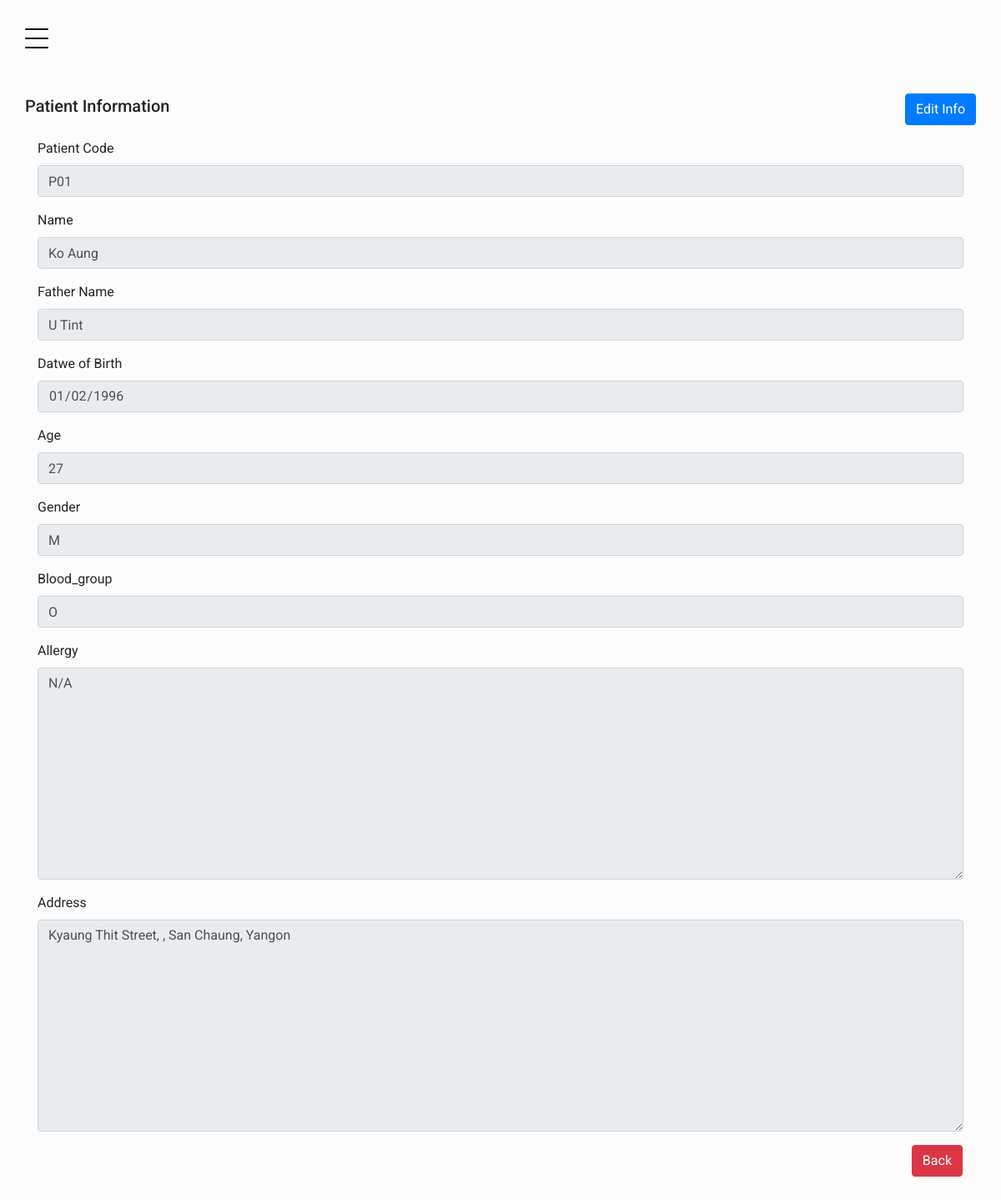
Screenshot of /patient-detail-form.php?id=1 with the database file from the repository.
### tables this page shows
CREATE TABLE `patient` (
  `patientId` int NOT NULL,
  `patientCode` varchar(10) DEFAULT NULL,
  `Name` varchar(255) NOT NULL,
  `dateOfBirth` date NOT NULL,
  `age` int NOT NULL,
  `gender` varchar(1) NOT NULL,
  `bloodGroup` varchar(64) NOT NULL,
  `allergy` varchar(255) NOT NULL,
  `fatherName` varchar(255) NOT NULL,
  `address` varchar(255) NOT NULL,
  `registeredDate` datetime NOT NULL DEFAULT CURRENT_TIMESTAMP
);

### patient-detail-form.php (the view, shortened to what this page needs)
<?php
include("includes/db_connet.php");
include("includes/functions.php");
if (isset($_GET['id'])) {
    $id = $_GET['id'];
    $query = "SELECT * FROM patient WHERE patientId='$id'";
    $res = mysqli_query($conn, $query);
    $result = mysqli_fetch_assoc($res);
} else {
    header('location:/index.php');
}
?>
<!doctype html>
<html lang="en">
<head>
    <link rel="stylesheet" href="fonts/icomoon/style.css">
    <link rel="stylesheet" href="css/owl.carousel.min.css">
    <link rel="stylesheet" href="css/bootstrap.min.css">
    <link rel="stylesheet" href="css/style.css">
</head>
<body>
    <?php include_once("includes/navbar.php"); ?>
    <main>
        <div class="site-section">
            <div class="container">
                <div class="pb-3">
                    <div class="row justify-content-between align-items-center">
                        <h2>Patient Information</h2>
                        <button class="btn btn-primary"><a class="text-decoration-none text-white" href="/patient-detail-form.php?id=<?= $result["patientId"]  ?>&edit">
                                Edit Info
                            </a>
                        </button>
                    </div>
                </div>
                <?php if (isset($_GET["edit"])) { ?>
                    <form action="/patient-detail-form.php?id=<?= $result["patientId"]  ?>&edit" method="post">
                        <div class="mb-3">
                            <label class="form-label">Patient Code</label>
                            <input readonly name="patient_code" type="text" class="form-control" value="<?php echo $result["patientCode"] ?>" placeholder="Patient Code" required>
                        </div>
                        <div class="mb-3">
                            <label class="form-label">Name</label>
                            <input name="name" type="text" class="form-control" value="<?php echo $result["Name"] ?>" placeholder="Name" required>
                        </div>
                        <div class="mb-3">
                            <label class="form-label">Father Name</label>
                            <input name="father_name" type="text" class="form-control" value="<?php echo $result["fatherName"] ?>" placeholder="Father Name" required>
                        </div>
                        <div class="mb-3">
                            <label class="form-label">Datwe of Birth</label>
                            <input name="dob" type="date" class="form-control" value="<?php echo $result["dateOfBirth"] ?>" placeholder="Datwe of Birth" required>
                        </div>
                        <div class="mb-3">
                            <label class="form-label">Age</label>
                            <input name="age" type="number" min="0" class="form-control" value="<?php echo $result["age"] ?>" placeholder="Age" required>
                        </div>
                        <div class="mb-3">
                            <label class="form-label">Gender</label>
                            <input name="gender" type="text" class="form-control" value="<?php echo $result["gender"] ?>" placeholder="Gender" required>
                        </div>
                        <div class="mb-3">
                            <label class="form-label">Blood_group</label>
                            <input name="blood_group" type="text" class="form-control" value="<?php echo $result["bloodGroup"] ?>" placeholder="Blood_group" required>
                        </div>
                        <div class="mb-3">
                            <label class="form-label">Allergy</label>
                            <textarea name="allergy" class="form-control" name="" rows="10" placeholder="Allergy" required><?php echo $result["allergy"] ?></textarea>
                        </div>
                        <div class="mb-3">
                            <label class="form-label">Address</label>
                            <textarea name="address" class="form-control" name="" rows="10" placeholder="Address" required><?php echo $result["address"] ?></textarea>
                        </div>
                        <div class="row align-items-center justify-content-end">
                            <a href="/index.php" class="btn btn-danger mr-3 text-decoration-none text-white">Back</a>
                            <button type="submit" class="btn btn-success" name="btn_submit">Update</button>
                        </div>
                    </form>
                <?php } else { ?>
                    <form action="/patient-detail-form.php?id=<?= $result["patientId"]  ?>&edit" method="post">
                        <div class="mb-3">
                            <label class="form-label">Patient Code</label>
                            <input readonly name="patient_code" type="text" class="form-control" value="<?php echo $result["patientCode"] ?>" placeholder="Patient Code" required>
                        </div>
                        <div class="mb-3">
                            <label class="form-label">Name</label>
                            <input readonly name="name" type="text" class="form-control" value="<?php echo $result["Name"] ?>" placeholder="Name" required>
                        </div>
                        <div class="mb-3">
                            <label class="form-label">Father Name</label>
                            <input readonly name="father_name" type="text" class="form-control" value="<?php echo $result["fatherName"] ?>" placeholder="Father Name" required>
                        </div>
                        <div class="mb-3">
                            <label class="form-label">Datwe of Birth</label>
                            <input readonly name="dob" type="date" class="form-control" value="<?php echo $result["dateOfBirth"] ?>" placeholder="Datwe of Birth" required>
                        </div>
                        <div class="mb-3">
                            <label class="form-label">Age</label>
                            <input readonly name="age" type="number" min="0" class="form-control" value="<?php echo $result["age"] ?>" placeholder="Age" required>
                        </div>
                        <div class="mb-3">
                            <label class="form-label">Gender</label>
                            <input readonly name="gender" type="text" class="form-control" value="<?php echo $result["gender"] ?>" placeholder="Gender" required>
                        </div>
                        <div class="mb-3">
                            <label class="form-label">Blood_group</label>
                            <input readonly name="blood_group" type="text" class="form-control" value="<?php echo $result["bloodGroup"] ?>" placeholder="Blood_group" required>
                        </div>
                        <div class="mb-3">
                            <label class="form-label">Allergy</label>
                            <textarea readonly name="allergy" class="form-control" name="" rows="10" placeholder="Allergy" required><?php echo $result["allergy"] ?></textarea>
                        </div>
                        <div class="mb-3">
                            <label class="form-label">Address</label>
                            <textarea readonly name="address" class="form-control" name="" rows="10" placeholder="Address" required><?php echo $result["address"] ?></textarea>
                        </div>
                        <div class="row align-items-center justify-content-end">
                            <a href="/index.php" class="btn btn-danger mr-3 text-decoration-none text-white">Back</a>
                        </div>
                    </form>
                <?php } ?>
            </div>
        </div>
    </main>
</body>
</html>

### css/style.css (style rules this page uses)
body { font-family: "Roboto", -apple-system, BlinkMacSystemFont, "Segoe UI", Roboto, "Helvetica Neue", Arial, "Noto Sans", sans-serif, "Apple Color Emoji", "Segoe UI Emoji", "Segoe UI Symbol", "Noto Color Emoji"; background-color: #fcfcfc; }
h1, h2, h3, h4, h5, h6, .h1, .h2, .h3, .h4, .h5, .h6 { font-family: "Roboto", -apple-system, BlinkMacSystemFont, "Segoe UI", Roboto, "Helvetica Neue", Arial, "Noto Sans", sans-serif, "Apple Color Emoji", "Segoe UI Emoji", "Segoe UI Symbol", "Noto Color Emoji"; }
a { -webkit-transition: .3s all ease; -o-transition: .3s all ease; transition: .3s all ease; }
a, a:hover { text-decoration: none !important; }
h2 { font-size: 20px; }
body { position: relative; }
body:before { position: absolute; content: ""; z-index: 1; top: 0; left: 0; right: 0; bottom: 0; background-color: rgba(0, 0, 0, 0.5); opacity: 0; visibility: hidden; -webkit-transition: .3s all ease-in-out; -o-transition: .3s all ease-in-out; transition: .3s all ease-in-out; }
.site-section { padding: 7rem 0; }
aside, main { height: 100vh; min-height: 580px; }
main { width: calc(100%); }

### rows the page displays
patient: patient_code "P01", name "Ko Aung", father_name "U Tint", dob "01/02/1996", age "27", gender "M", blood_group "O", allergy "N/A", address "Kyaung Thit Street, , San Chaung, Yangon"
